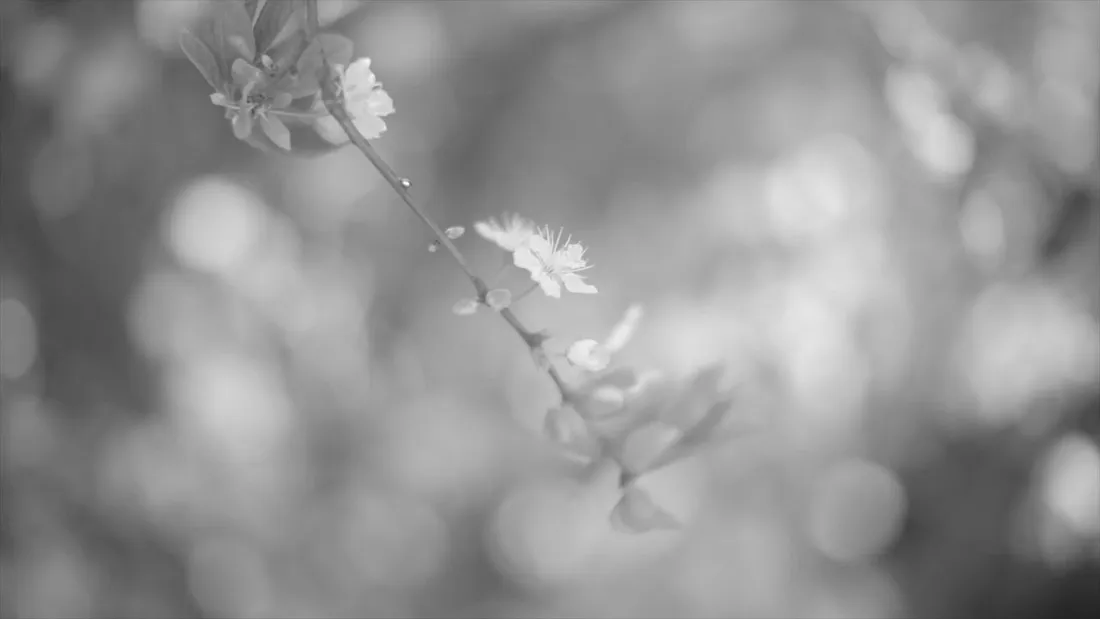
#> input picture lab1/flower.png, 1100 x 619 px
$ jupyter execute lab.ipynb   (older library calls are emulated)
#> lines starting #> are read from the running program, lines starting #| are printed output that depends on the picture
# Image Processing Class - Lab 2
## Histogram manipulation and equalization
## Lab by: Pr. Rabaa Youssef
## Due Date: 3/2/2023
## Work Done by:
- Adam Lahbib, RT4.1
- Mohamed Rafraf, RT4.1
- M. Sofiene Barka, RT4.2

## Introduction

In this lab, we will learn how to manipulate the histogram of an image and how to equalize it. We will also learn how to use the histogram to perform image segmentation.

## Histogram Manipulation

Definition: The histogram of an image is a plot of the number of pixels for each intensity value. It is a useful tool to analyze the contrast and brightness of an image.

Equalization: Histogram equalization is a method in image processing of contrast adjustment using the image's histogram. It is used in image processing to improve the contrast of an image, in order to stretch out the intensity range. This is useful in images with low contrast, as it allows for more "detailed" images to be produced. It is also useful in medical imaging, where it can be used to enhance the contrast of X-ray images.

## Requirements

- Python 3
- OpenCV
- Numpy
- Matplotlib
- Jupyter Notebook
- Scikit-image
- VS Code

### 1+2. Imports + Read Image

[cell 1]
import cv2 as cv
import numpy as np
from matplotlib import pyplot as plt

path="./flower.png"
img = cv.imread(path)
#> img is the input picture: shape (619, 1100, 3); mean B, G, R 146.7, 146.7, 146.7

### 3. Use the adequate function to show the image.

[cell 2]
plt.imshow(img) # sets the image to the current axis
plt.show() # displays the image

*These two cells import necessary libraries `cv2`, `numpy` and `pyplot`; and reads an image file `flower.png` located in the current working directory. The image is read using OpenCV's `imread()` function and stored in a variable `img`. The `cv2.imread()` function reads the image in the **BGR** color format by default. The image can be displayed using `matplotlib.pyplot.imshow()`.*

### 4. Viewing Image Histogram

[cell 3]
hist,bins = np.histogram(img.flatten(),256,[0,256]) # flatten the image to a 1D array, then count the number of pixels in each intensity level
#> hist = 256 values, max 35721 at index 160, min 0 at index 0, mean 7979.3; bins = 257 values from 0 to 256
cdf = hist.cumsum() # cumulative sum of the histogram
#> cdf = 256 values from 0 to 2042700
cdf_normalized = cdf * float(hist.max()) / cdf.max() # normalize the histogram
#> cdf_normalized = 256 values from 0 to 35721
plt.plot(cdf_normalized, color = 'b') # plot the normalized histogram aka the cumulative distribution function with a blue line
plt.hist(img.flatten(),256,[0,256], color = 'r') # plot the histogram with a red line on top of the normalized histogram
plt.xlim([0,256]) # set the x-axis limits
plt.legend(('cdf','histogram'), loc = 'upper left') # add a legend to the plot
plt.show() # show the plot

### 5. Comments

*This code computes and plots the histogram of the image `img` using `numpy` and `matplotlib`. The histogram is computed using `numpy.histogram()` function which counts the number of pixels in each intensity level. The resulting histogram is plotted using `matplotlib.pyplot.hist()` function with the color **red**.*

*The cumulative distribution function (CDF) of the histogram is also computed and plotted using `numpy.cumsum()` function and `matplotlib.pyplot.plot()` function with the color **blue**. The CDF represents the cumulative sum of the histogram and provides information about the distribution of pixel intensities in the image.*

*The resulting plot shows the histogram and the CDF of the image img. The x-axis represents the intensity levels of the image, ranging from 0 to 255. The y-axis represents the frequency of each intensity level in the histogram plot and the cumulative distribution function in the blue plot. The plot shows that the image has a mostly low to mid-range intensity values, with very few pixels having high intensity values.*

### 6. Invert image gray values and plot result + histogram

[cell 4]
img = cv.imread(path,0) # read the image in grayscale
#> img: shape (619, 1100)
img = cv.bitwise_not(img) # invert the image colors
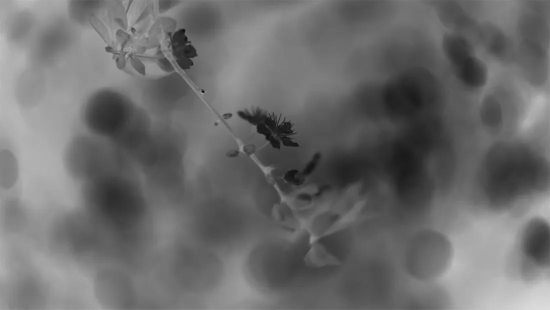
#> img: shape (619, 1100) (shown at 1/2 size); min 0, max 220, mean 108.3
plt.imshow(img)
plt.show()

[cell 5]
hist,bins = np.histogram(img.flatten(),256,[0,256])
#> hist = 256 values, max 11907 at index 95, min 0 at index 1, mean 2659.8
cdf = hist.cumsum()
#> cdf = 256 values from 1 to 680900
cdf_normalized = cdf * float(hist.max()) / cdf.max()
#> cdf_normalized = 256 values from 0.0175 to 11907
plt.plot(cdf_normalized, color = 'b')
plt.hist(img.flatten(),256,[0,256], color = 'r')
plt.xlim([0,256])
plt.legend(('cdf','histogram'), loc = 'upper left')
plt.show()

*This updated code reads the image `flower.png` in grayscale using the `cv2.imread()` function with a parameter of **0**. Then, it inverts the gray values of the image using `cv2.bitwise_not()` function.*

*The resulting image has an inverted color scheme, with the dark areas becoming light and vice versa. The plot of the inverted image using `matplotlib.pyplot.imshow()` function shows this change in color scheme.*

*Comparing the histograms of the original and inverted image, we can see that the inverted image's histogram is a mirrored version of the original image's histogram, with the peak of the original image's histogram corresponding to a valley in the inverted image's histogram and vice versa. This change is also reflected in the CDF of the histogram, with the curves of the original and inverted image being mirrored as well.*

### 7. Spreading Pixel Density using OpenCV's equalizeHist()

[cell 6]
# reading the image again
img = cv.imread(path,0)
img = cv.bitwise_not(img)
# 255 -
equ = cv.equalizeHist(img) # equalize the histogram of the image
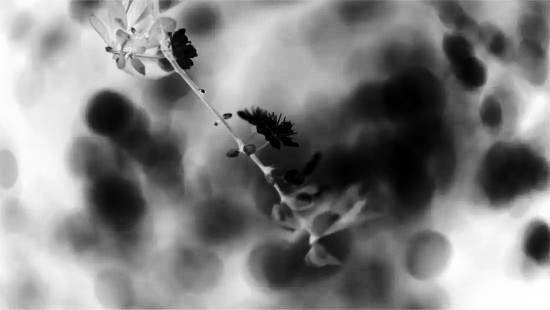
#> equ: shape (619, 1100) (shown at 1/2 size); min 0, max 255, mean 128.7
plt.imshow(equ, cmap='Greys_r')
plt.show()

*This cell applies histogram equalization on the inverted grayscale image img using `cv2.equalizeHist()` function. Histogram equalization is a technique used to adjust the contrast of an image by spreading the pixel intensities to cover the entire available range. The result of histogram equalization is an image with a better-defined contrast and more vivid details.*

*In fact, the resulting image equ is displayed with a grayscale color map **cmap='Greys_r'**. The resulting image has a better-defined contrast compared to the original inverted image, with more vivid details in the flower petals and leaves. The background of the image has also become more uniform, with the histogram spread out across the entire intensity range of the image.*

### 8. Viewing Image Histogram

[cell 7]
hist,bins = np.histogram(equ.flatten(),256,[0,256])
#> hist = 256 values, max 11907 at index 100, min 0 at index 21, mean 2659.8
cdf = hist.cumsum()
#> cdf = 256 values from 977 to 680900
cdf_normalized = cdf * float(hist.max()) / cdf.max()
#> cdf_normalized = 256 values from 17.08 to 11907
plt.plot(cdf_normalized, color = 'b')
plt.hist(equ.flatten(),256,[0,256], color = 'r')
plt.xlim([0,256])
plt.legend(('cdf','histogram'), loc = 'upper left')
plt.show()
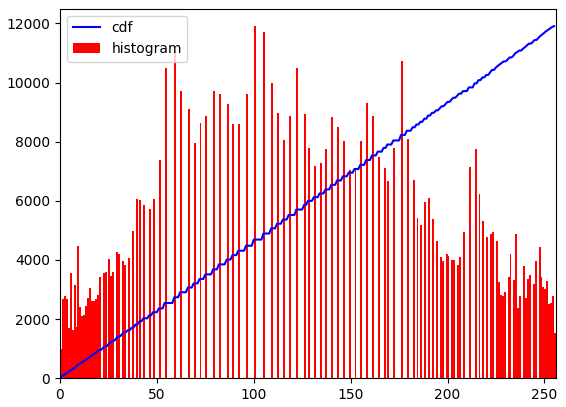
#> figure drawn by matplotlib, 1 panel; tallest bar 11907 high, from x = 100 to 101; curve peaks at x = 255, y = 11907

*The histogram of the equalized image has been spread out across the entire intensity range of the image, with a uniform distribution. This spread of pixel values can be observed in the blue line of the CDF plot, which shows a linearly increasing function indicating that each intensity level is equally represented. The red histogram plot also shows that the pixel values are now evenly distributed across the entire intensity range of the image, which is evident from the absence of peaks or valleys. This indicates that the histogram equalization technique has successfully spread the pixel intensities to cover the entire available range, resulting in a better-defined contrast and more vivid details in the image.*

## Direct Calculation: Apply global equalization equation without using OpenCV method

Direct Calculation or Global Equalization is a method that directly computes the probability density function (PDF) and cumulative distribution function (CDF) of the image and applies a transformation function to stretch the pixel intensities across the entire intensity range. This is done without using any built-in OpenCV or other image processing library function for histogram equalization. The transformation function is then applied to the image pixel values to achieve the desired contrast enhancement.

[cell 8]
cdf_m = np.ma.masked_equal(cdf,0)
cdf_m = (cdf_m - cdf_m.min())*255/(cdf_m.max()-cdf_m.min())
cdf = np.ma.filled(cdf_m,0).astype('uint8')
#> cdf = 256 values from 0 to 255

[cell 9]
img2 = cdf[img]
plt.imshow(equ, cmap="Greys_r")
plt.show()

[cell 10]
hist,bins = np.histogram(img2.flatten(),256,[0,256])
#> hist = 256 values, max 38718 at index 92, min 0 at index 1, mean 2659.8
cdf = hist.cumsum()
#> cdf = 256 values from 1 to 680900
cdf_normalized = cdf * float(hist.max()) / cdf.max()
#> cdf_normalized = 256 values from 0.0569 to 38718
plt.plot(cdf_normalized, color = 'b')
plt.hist(img2.flatten(),256,[0,256], color = 'r')
plt.xlim([0,256])
plt.legend(('cdf','histogram'), loc = 'upper left')
plt.show()

*The histogram after direct calculation equalization looks similar to the one obtained using OpenCV's `equalizeHist()` method, but with less contrast and less pronounced peaks. This is because the direct calculation method doesn't take into account the local pixel density, and simply spreads the pixel values uniformly across the entire range of intensity levels. As a result, some details in the image may be lost, and the resulting image may look less sharp or have less contrast. The CDF plot in this case is also linear but with steps, indicating that the equalization is applied uniformly to all intensity levels.*

### Adaptive Histogram Equalization (AHE)

Adaptive Histogram Equalization (AHE) is a contrast enhancement technique that operates on local regions of an image, unlike global histogram equalization which operates on the entire image. AHE partitions the image into small sub-blocks, and each sub-block is equalized separately using its own histogram. AHE can enhance local contrast, and it's useful for images that contain regions of different illumination levels, such as medical or satellite images. However, AHE has some drawbacks, including over-amplification of noise and halos around sharp edges. To overcome these drawbacks, various modifications to AHE have been proposed, including Contrast Limited Adaptive Histogram Equalization (CLAHE).

[cell 11]
import numpy as np
import matplotlib
import matplotlib.pyplot as plt

from skimage import data
from skimage.util import img_as_ubyte
from skimage import exposure

import skimage.morphology as morp
from skimage.filters import rank
from skimage.io import imsave, imread

# Original image
#img = img_as_ubyte(data.moon())
path = 'flower.png'
img = img_as_ubyte(imread(path, as_gray=True))

# Global equalize
img_global = exposure.equalize_hist(img)

# Local Equalization, disk shape kernel
# Better contrast with disk kernel but could be different
kernel = morp.disk(30)
img_local = rank.equalize(img, selem=kernel)
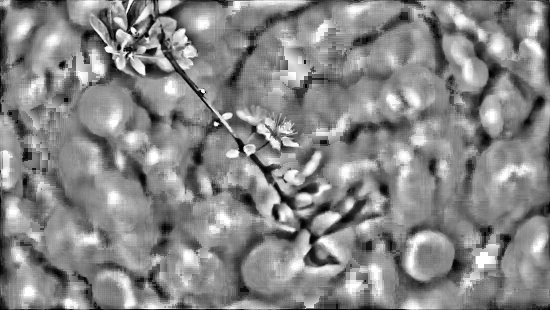
#> img_local: shape (619, 1100) (shown at 1/2 size); min 0, max 255, mean 134.6
plt.rcParams['figure.figsize'] = [16, 16]
fig, (ax_img, ax_global, ax_local) = plt.subplots(1, 3)

ax_img.imshow(img, cmap=plt.cm.gray)
ax_img.set_title('Low contrast image')
ax_img.set_axis_off()
ax_global.imshow(img_global, cmap=plt.cm.gray)
ax_global.set_title('Global equalization')
ax_global.set_axis_off()
ax_local.imshow(img_local, cmap=plt.cm.gray)
ax_local.set_title('Local equalization')
ax_local.set_axis_off()

plt.show()

*In this cell, we first read in an image (here, the "flower.png" image) and convert it to 8-bit unsigned integer format using `img_as_ubyte()` from `scikit-image`.*

*Next, we perform two types of histogram equalization: **global** and **local**.*

*Global histogram equalization, as we have seen before, works by spreading the pixel intensity values across the entire available range of values, such that the image has higher contrast and appears brighter. This is performed using the `exposure.equalize_hist()` function from `scikit-image`.*

*Local histogram equalization is performed using the `rank.equalize()` function from `scikit-image`, with a disk-shaped kernel of radius 30. This function computes a histogram for each pixel's neighborhood and then equalizes the histogram using the same method as global histogram equalization. This has the effect of increasing the contrast in areas of the image with low contrast, while preserving the contrast in areas that already have high contrast.*

*The resulting images are then plotted side-by-side using matplotlib, with the original low contrast image on the left, the globally equalized image in the middle, and the locally equalized image on the right.*

*The main differences between the three images are in terms of their contrast and brightness. The low contrast image on the left appears dim and has very little contrast between its different regions. The globally equalized image in the middle has much higher contrast and appears brighter, with more visible detail in both the dark and light areas of the image. The locally equalized image on the right has even higher contrast and brightness than the globally equalized image, with more detail visible in the low contrast regions of the image. However, it also appears more "processed" and may have more visible artifacts due to the localized nature of the equalization process.*

[cell 12]
hist,bins = np.histogram(img.flatten(),256,[0,256])
#> hist = 256 values, max 11907 at index 160, min 0 at index 0, mean 2659.8
cdf = hist.cumsum()
#> cdf = 256 values from 0 to 680900
cdf_normalized = cdf * float(hist.max()) / cdf.max()
#> cdf_normalized = 256 values from 0 to 11907
plt.plot(cdf_normalized, color = 'b')
plt.hist(img.flatten(),256,[0,256], color = 'r')
plt.xlim([0,256])
plt.legend(('cdf','histogram'), loc = 'upper left')
plt.show()
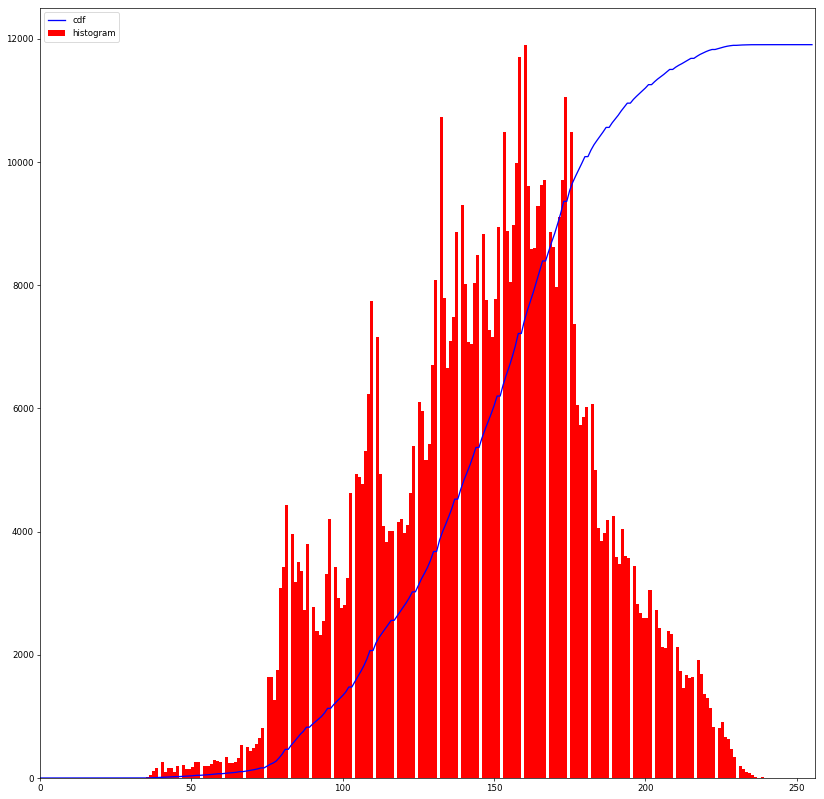
#> figure drawn by matplotlib, 1 panel; tallest bar 11907 high, from x = 160 to 161; curve peaks at x = 255, y = 11907

[cell 13]
hist,bins = np.histogram(img_global.flatten(),256,[0,256])
#> hist = 256 values, max 680899 at index 0, min 0 at index 2, mean 2659.8
cdf = hist.cumsum()
#> cdf = 256 values from 680899 to 680900
cdf_normalized = cdf * float(hist.max()) / cdf.max()
#> cdf_normalized = 256 values from 680898 to 680899
plt.plot(cdf_normalized, color = 'b')
plt.hist(img_global.flatten(),256,[0,256], color = 'r')
plt.xlim([0,256])
plt.legend(('cdf','histogram'), loc = 'upper left')
plt.show()
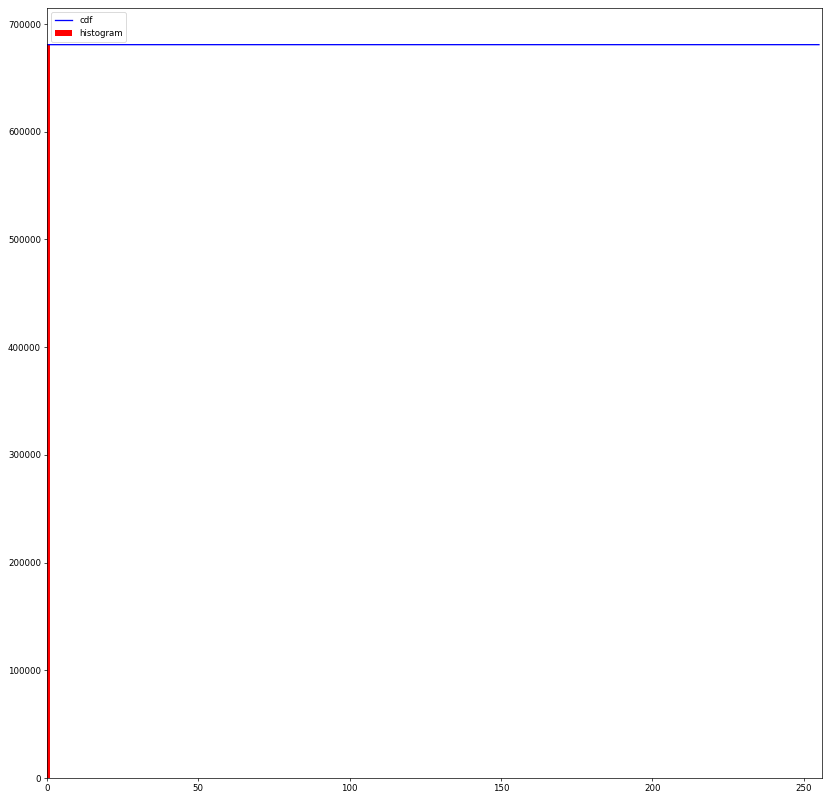
#> figure drawn by matplotlib, 1 panel; tallest bar 680899 high, from x = 0 to 1; curve peaks at x = 1, y = 680899

[cell 14]
hist,bins = np.histogram(img_local.flatten(),256,[0,256])
#> hist = 256 values, max 8521 at index 143, min 200 at index 0, mean 2659.8
cdf = hist.cumsum()
#> cdf = 256 values from 200 to 680900
cdf_normalized = cdf * float(hist.max()) / cdf.max()
#> cdf_normalized = 256 values from 2.5 to 8521
plt.plot(cdf_normalized, color = 'b')
plt.hist(img_local.flatten(),256,[0,256], color = 'r')
plt.xlim([0,256])
plt.legend(('cdf','histogram'), loc = 'upper left')
plt.show()

Comments:

Globally equalized image: The histogram is mostly flat, indicating that the pixel intensities are spread out more evenly across the range of values. This is the result of applying histogram equalization to the original image, which helps to improve contrast and make the details in the image more visible.

Locally equalized image: The histogram shows that the pixel intensities are more evenly distributed than in the original low contrast image, but not as evenly distributed as in the globally equalized image. This is because local equalization only operates on small regions of the image at a time, rather than the whole image, so it can't completely eliminate the unevenness in the histogram. However, it does help to improve the contrast in the image and make more of the details visible.

## Constractive Limit Adaptive Equalization CLAHE

Contrast Limited Adaptive Histogram Equalization (CLAHE) is a variant of AHE that helps prevent over-amplification of noise in regions of the image that have high contrast. In CLAHE, the image is divided into small regions called tiles, and histogram equalization is applied to each tile separately. However, unlike AHE, CLAHE also applies a contrast limiting step to each tile, which limits the amplification of pixel values within each tile. This helps prevent over-amplification of noise in high-contrast regions, which can result in unnatural-looking images. The contrast limiting step is typically performed by clipping the histogram of each tile at a predefined threshold value, and redistributing the clipped pixel values evenly across the histogram.

[cell 15]
import numpy as np
import cv2 as cv
from matplotlib import pyplot as plt
#img = cv.imread('tsukuba_l.png',0)
path = "flower.png"
img = cv.imread(path)
grayimg = cv.cvtColor(img, cv.COLOR_BGR2GRAY)
# create a CLAHE object (Arguments are optional).
clahe = cv.createCLAHE(clipLimit=2.0, tileGridSize=(8,8))
cl1 = clahe.apply(grayimg)
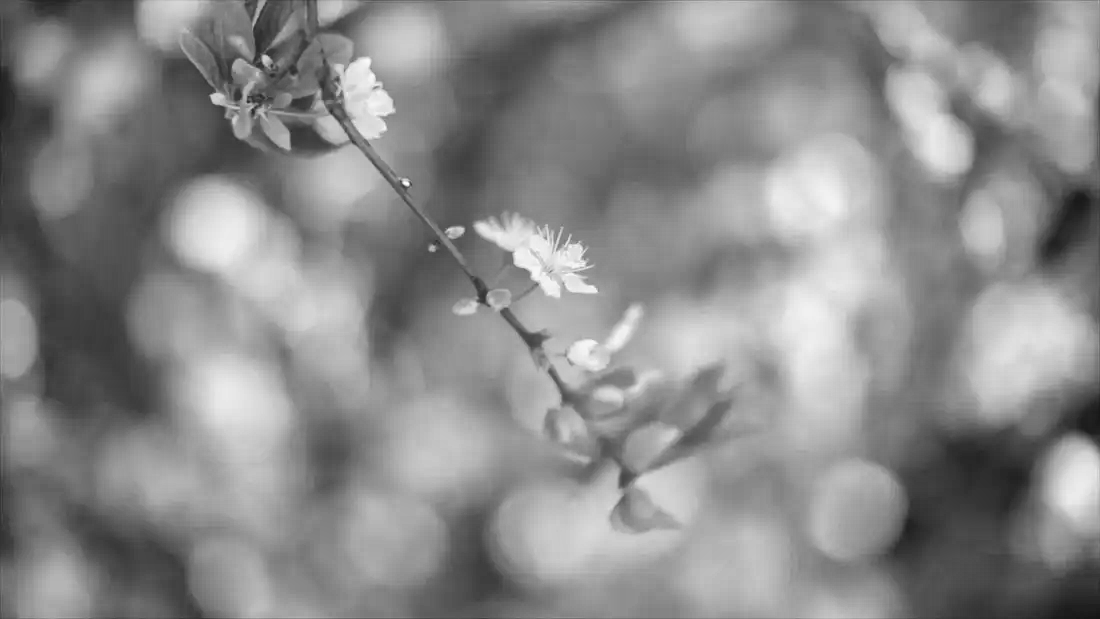
#> cl1: shape (619, 1100); min 21, max 255, mean 138.4
#cv.imwrite('clahe_2.jpg',cl1)
plt.imshow(cl1, cmap="Greys_r")
plt.show()
